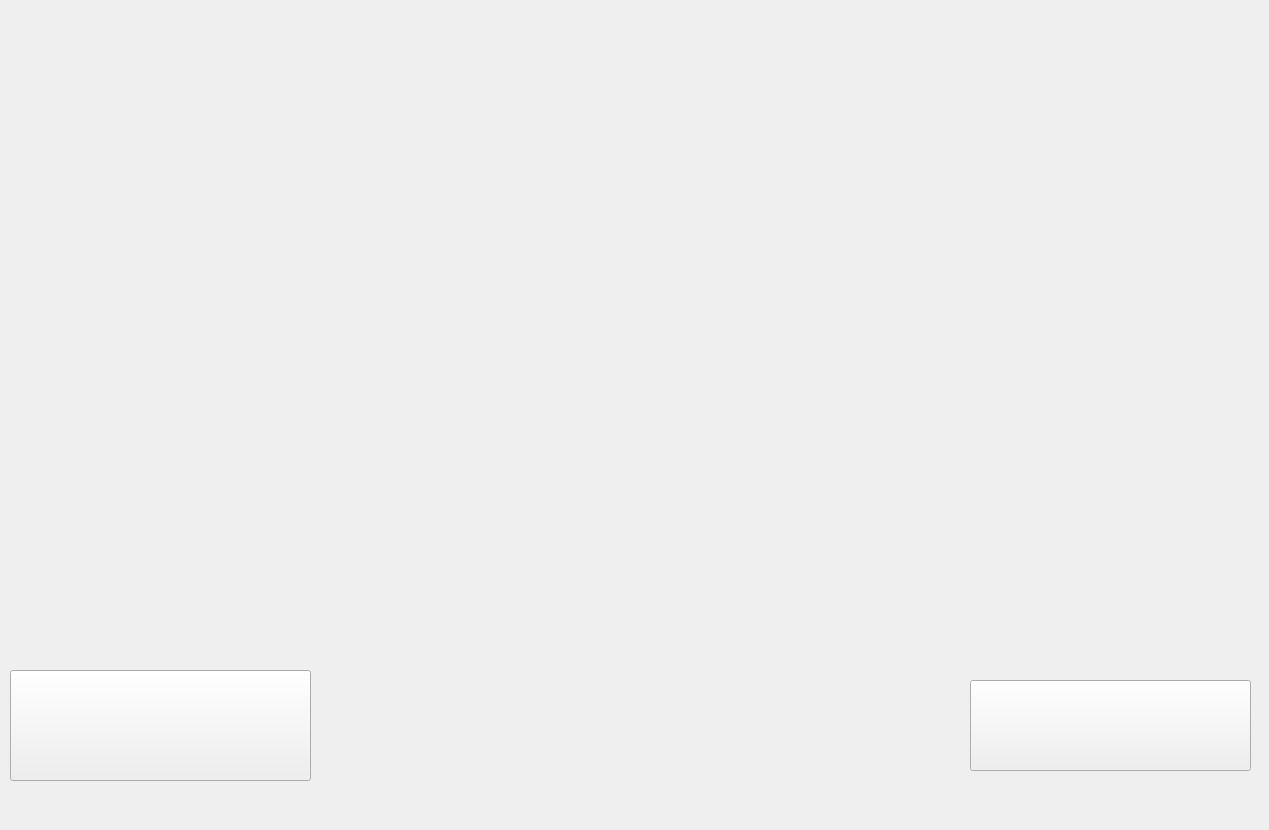
<?xml version="1.0" encoding="UTF-8"?>
<ui version="4.0">
 <class>MainWindow</class>
 <widget class="QMainWindow" name="MainWindow">
  <property name="geometry">
   <rect>
    <x>0</x>
    <y>0</y>
    <width>1269</width>
    <height>830</height>
   </rect>
  </property>
  <property name="windowTitle">
   <string>MainWindow</string>
  </property>
  <widget class="QWidget" name="centralwidget">
   <widget class="QLabel" name="label">
    <property name="geometry">
     <rect>
      <x>-100</x>
      <y>-10</y>
      <width>1451</width>
      <height>851</height>
     </rect>
    </property>
    <property name="text">
     <string/>
    </property>
    <property name="pixmap">
     <pixmap>2264c-jarvis-1.gif</pixmap>
    </property>
    <property name="scaledContents">
     <bool>true</bool>
    </property>
   </widget>
   <widget class="QPushButton" name="pushButton">
    <property name="geometry">
     <rect>
      <x>10</x>
      <y>670</y>
      <width>301</width>
      <height>111</height>
     </rect>
    </property>
    <property name="text">
     <string/>
    </property>
    <property name="icon">
     <iconset>
      <normaloff>Start.png</normaloff>Start.png</iconset>
    </property>
    <property name="iconSize">
     <size>
      <width>300</width>
      <height>400</height>
     </size>
    </property>
   </widget>
   <widget class="QPushButton" name="pushButton_2">
    <property name="geometry">
     <rect>
      <x>970</x>
      <y>680</y>
      <width>281</width>
      <height>91</height>
     </rect>
    </property>
    <property name="text">
     <string/>
    </property>
    <property name="icon">
     <iconset>
      <normaloff>Quit.png</normaloff>Quit.png</iconset>
    </property>
    <property name="iconSize">
     <size>
      <width>300</width>
      <height>400</height>
     </size>
    </property>
   </widget>
  </widget>
 </widget>
 <resources>
  <include location="Start.png"/>
 </resources>
 <connections/>
</ui>
